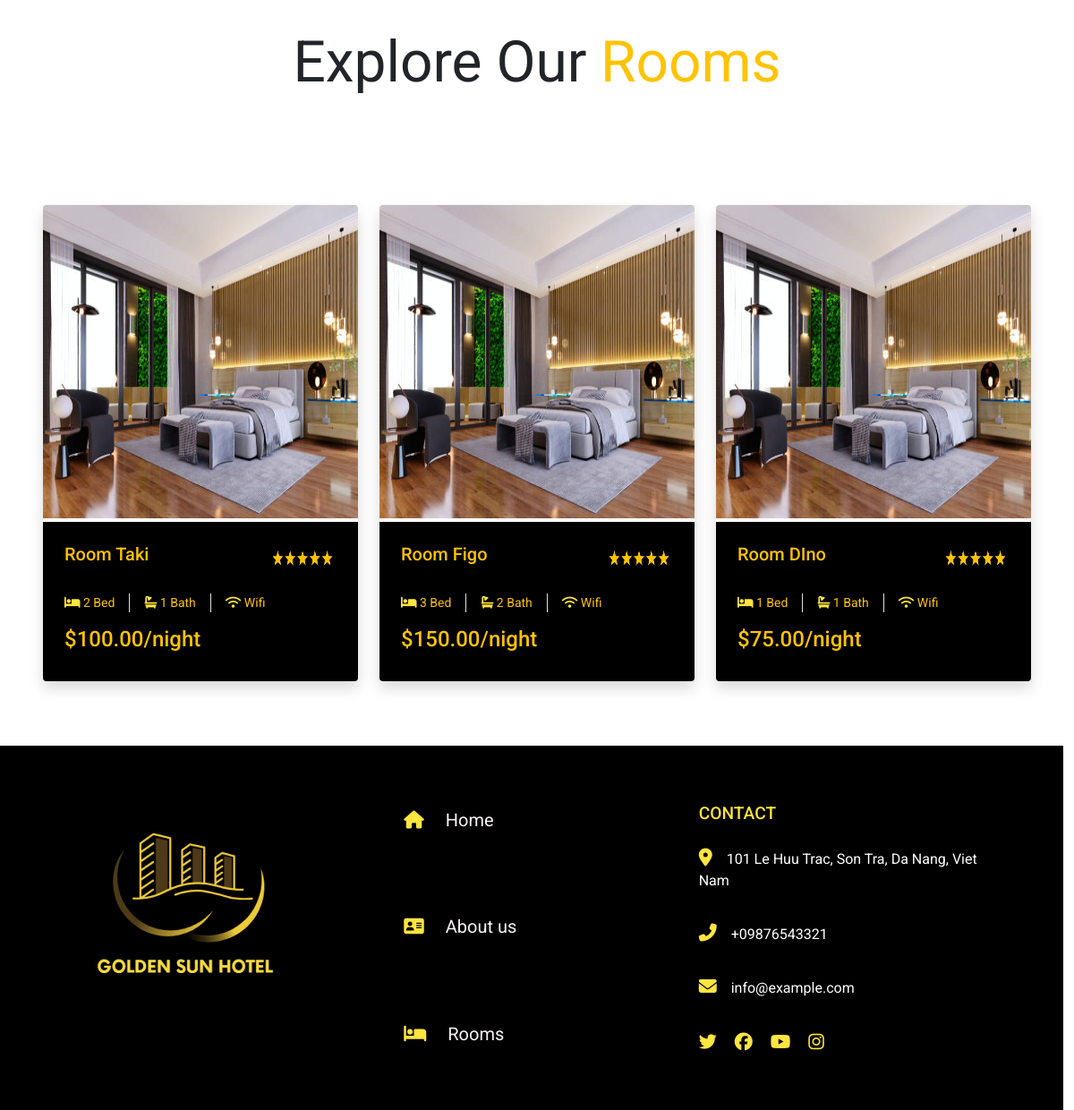
Before: / (lower part) with the older database file.
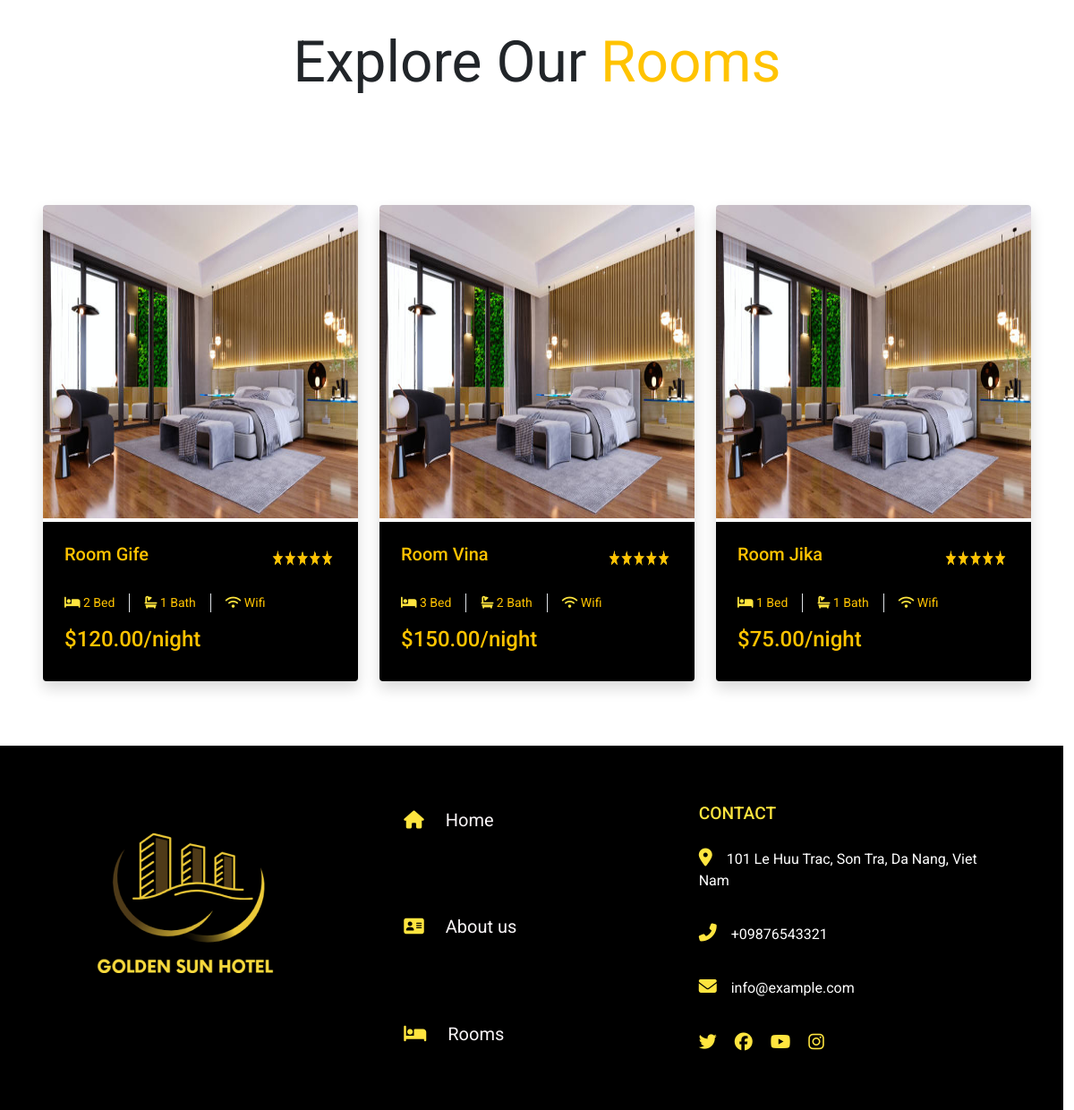
After: the same page with the newer database file.
### tables this page shows
CREATE TABLE `rooms` (
  `id` bigint(20) NOT NULL,
  `name` varchar(50) DEFAULT NULL,
  `bedroom` int(50) DEFAULT NULL,
  `bathroom` int(50) DEFAULT NULL,
  `livingroom` int(50) DEFAULT NULL,
  `type` varchar(50) DEFAULT NULL,
  `price` decimal(10,2) DEFAULT NULL,
  `tax` decimal(10,2) DEFAULT NULL,
  `cleaning_fee` decimal(10,2) DEFAULT NULL,
  `description` text DEFAULT NULL,
  `status` tinyint(1) DEFAULT NULL,
  `updated_at` timestamp NOT NULL DEFAULT current_timestamp() ON UPDATE current_timestamp(),
  `created_at` timestamp NOT NULL DEFAULT current_timestamp()
);

### controllers/web/homecontroller.php (called while the page is built, shortened)
<?php
include_once 'models/RoomModel.php';
class HomeController
{
    private $roomModel;
    public function __construct()
    {
        $this->roomModel = new RoomModel();
    }
    function handleRequest()
    {
        $action = isset($_GET['action']) ? $_GET['action'] : 'home';
        switch ($action) {
            case 'home':
                $this->getHomePage();
                break;
        }
    }
    private function getHomePage()
    {
        $rooms = $this->roomModel->getListRoomHomePage();
        include 'views/web/index.view.php';
    }
}

### routes/web.route.php (called while the page is built, shortened)
<?php
include 'controllers/web/HomeController.php';
$controller = isset($_GET['controller']) ? $_GET['controller'] : 'index';
$routes = [
    'index' => 'HomeController',
    'about' => 'aboutcontroller',
    'detail' => 'detailcontroller',
    'bookings' => 'bookingcontroller',
    'payments' => 'paymentController',
    'rooms' => 'RoomController',
    'auth' => 'AuthController'
];
if (array_key_exists($controller, $routes)) {
    $admin = new $routes[$controller];
    $admin->handleRequest();
} else {
    http_response_code(404);
    require 'views/errors/404.php';
    die();
}

### index.php (called while the page is built, shortened)
<?php
require 'routes/web.route.php';

### config/database.php (called while the page is built, shortened)
<?php
class ConnectDB {
    private $server = 'localhost';
    private $username = 'root';
    private $password = '';
    private $database = 'hotel_management';
    protected function connect() {
        $connect = mysqli_connect($this->server,
            $this->username,
            $this->password,
            $this->database);
        mysqli_set_charset($connect,"utf8");
        return $connect;
    }
}
?>

### models/RoomModel.php (called while the page is built, shortened)
<?php
include_once 'config/database.php';
class RoomModel extends ConnectDB
{
    function getListRoomHomePage()
    {
        $sql = "SELECT * FROM rooms ORDER BY rooms.created_at DESC LIMIT 3";
        return mysqli_query($this->connect(),$sql);
    }
}
?>

### views/web/index.view.php (the view, shortened to what this page needs)
<?php include "./views/web/partials/header.view.php"
?>
<body>
  <div class="container text-center ml-5">
    <div class="row align-items-center">
    </div>
  </div>
  <div class="text-center wow fadeInUp" data-wow-delay="0.1s">
    <h1 class="mt-4 mb-5 title-explore_our_rooms display-3"><b>Explore Our</b> <span class="title-explore_our_rooms" style="color:#FFC300 ;"><b>Rooms</b></span></h1>
  </div>
  <div class="row mt-3 mb-4 g-4 p-5" id="pp">
    <?php
    while ($row = $rooms->fetch_assoc()) {
    ?>
    <div class="col-lg-4 col-md-6">
      <div class="room-item shadow rounded overflow-hidden">
        <div class="position-relative">
          <a href="index.php?controller=rooms&action=detail&id=<?php echo $row['id']?>">
            <img id="img6" src="/assets/web/images/anh5.png" alt="" width="100%" height="350px">
          </a>
        </div>
        <div class="room p-4 mt-1">
          <div class="d-flex justify-content-between mb-3">
            <h5 class=" mb-0"><?php echo $row['name'] ?></h5>
            <img src="/assets/web/images/star.png" alt="star" width="25%" height="40px">
          </div>
          <div class="d-flex mb-3">
            <small class="border-end me-3 pe-3"><i class="fa fa-bed" aria-hidden="true"></i>
              </i><?php echo $row['bedroom'] ?> Bed</small>
            <small class="border-end me-3 pe-3"><i class="fa fa-bath" aria-hidden="true"></i>
              </i><?php echo $row['bathroom'] ?> Bath</small>
            <small><i class="fa fa-wifi" aria-hidden="true"></i>
              </i>Wifi</small>
          </div>
          <div class="d-flex justify-content-between">
            <h4>$<?php echo $row['price'] ?>/night</h4>
          </div>
        </div>
      </div>
    </div>
<?php
}
    ?>
  </div>
</body>
</html>
<?php include "./views/web/partials/footer.view.php"
?>

Changed rows visible on the page:
no longer on this page (row unchanged): rooms: name "Room Taki", bedroom "2", bathroom "1", price "100.00"
no longer on this page (row unchanged): rooms: name "Room Figo", bedroom "3", bathroom "2", price "150.00"
no longer on this page (row unchanged): rooms: name "Room DIno", bedroom "1", bathroom "1", price "75.00"
added rooms: name "Room Gife", bedroom "2", bathroom "1", price "120.00"
added rooms: name "Room Vina", bedroom "3", bathroom "2", price "150.00"
added rooms: name "Room Jika", bedroom "1", bathroom "1", price "75.00"
